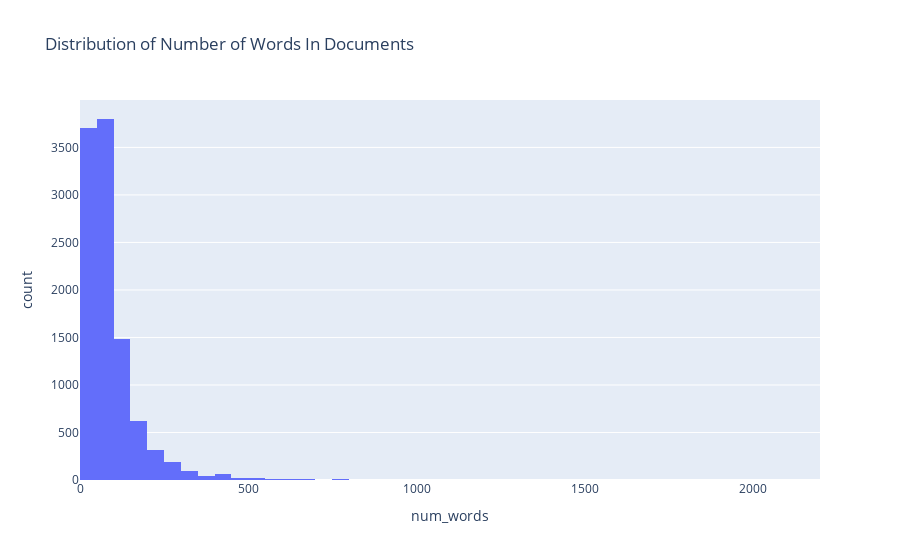

The cell this chart's notebook holds for it:
### Code cell
# visualize the distribution of number of words in a text - interactive chart
fig = px.histogram(reviews, x = "num_words", nbins = 100,title="Distribution of Number of Words In Documents")
fig.show()

### Figure 1 — Plotly figure (JSON) as saved in the notebook; plotly's stock layout.template omitted (floating-point values rounded to 4 significant figures; data arrays with more than 128 entries replaced by an {"elided": "..."} marker saying what was removed)
{"data": [{"alignmentgroup": "True", "bingroup": "x", "hovertemplate": "num_words=%{x}<br>count=%{y}<extra></extra>", "legendgroup": "", "marker": {"color": "#636efa"}, "name": "", "nbinsx": 100, "offsetgroup": "", "orientation": "v", "showlegend": false, "type": "histogram", "x": {"elided": "10407 int values"}, "xaxis": "x", "yaxis": "y"}], "layout": {"barmode": "relative", "legend": {"tracegroupgap": 0}, "title": {"text": "Distribution of Number of Words In Documents"}, "xaxis": {"anchor": "y", "domain": [0, 1], "title": {"text": "num_words"}}, "yaxis": {"anchor": "x", "domain": [0, 1], "title": {"text": "count"}}}}
